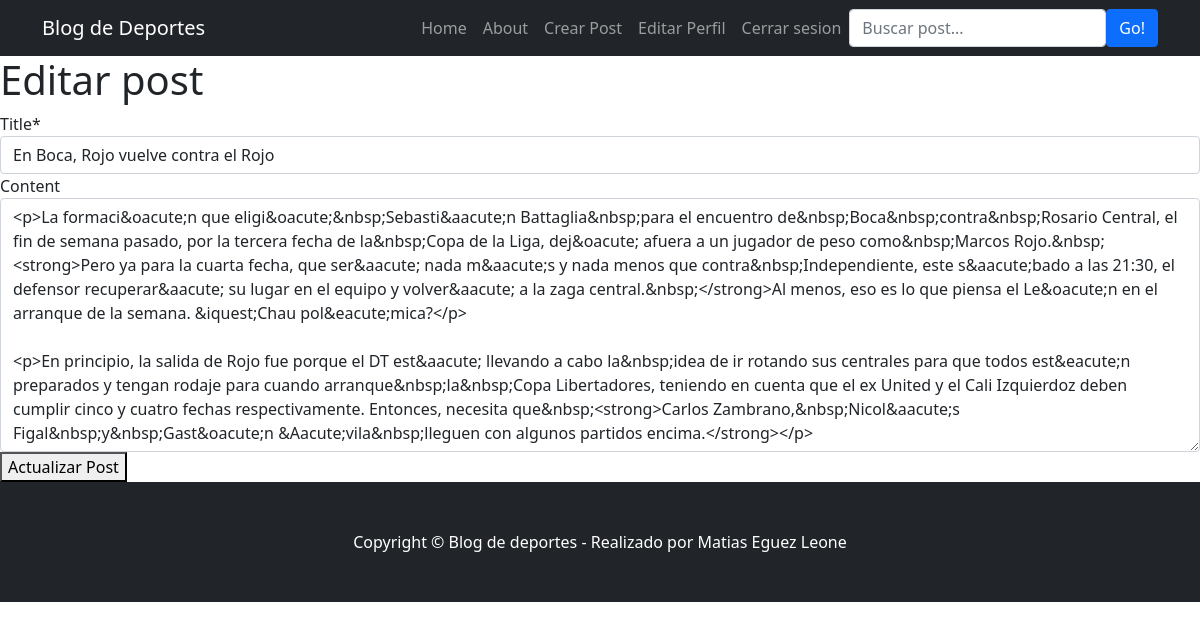
Screenshot of /blog/en-boca-rojo-vuelve-contra-el-rojo/editar (signed in) with the database file from the repository.
### blog/models.py (models this page shows, shortened)
class Post(models.Model):
    title = models.CharField(max_length=100)
    content = RichTextField(blank = True, null = True)
    slug = models.SlugField(max_length=200, null = True, unique=True)
    thumbnail = models.ImageField(null = True, blank=True, upload_to = "images/")
    created_date = models.DateTimeField(auto_now_add=True)
    updated_date = models.DateTimeField(auto_now=True)

### blog/views.py (the view)
# urls.py: path('<slug:slug>/editar', updatePost.as_view(), name = 'editarPost'),
class updatePost(UpdateView):
    model = Post
    template_name = 'editarPost.html'
    fields = ['title', 'content']

### blog/templates/blog/editarPost.html (shortened to what this page needs)
{% extends 'blog/base.html' %}
{% load static %}
{% load crispy_forms_tags %}
{% block navbar %}
<nav class="navbar navbar-expand-lg navbar-dark bg-dark">
    <div class="container">
        <a class="navbar-brand" href="#!">Blog de Deportes</a>
                <div class="collapse navbar-collapse" id="navbarSupportedContent">
                    <ul class="navbar-nav ms-auto mb-2 mb-lg-0">
                        <li class="nav-item"><a class="nav-link" href="{% url 'inicio' %}">Home</a></li>
                        <li class="nav-item"><a class="nav-link" href="{% url 'about' %}">About</a></li>
                        {% if user.is_authenticated %}
                        <li class="nav-item"><a class="nav-link" href="{% url 'creapost' %}">Crear Post</a></li>
                        <li class="nav-item"><a class="nav-link" href="{% url 'edit_profile' %}">Editar Perfil</a></li>
                        <li class="nav-item"><a class="nav-link" href="{% url 'logout' %}">Cerrar sesion</a></li>
                        {% else %}
                        <li class="nav-item"><a class="nav-link" href="{% url 'register' %}">Registrarse</a></li>
                        <li class="nav-item"><a class="nav-link" href="{% url 'login' %}">Iniciar sesion</a></li>
                        {% endif %}
                    </ul>
                    <form class="d-flex" method="POST" action="{% url 'resultadoBusqueda' %}">
                                    <input class="form-control" type="text" placeholder="Buscar post..." aria-label="Buscar post..." aria-describedby="button-search" name="searched" />
                                    <button class="btn btn-primary" id="button-search" type="submit">Go!</button>
                    </form>
                </div>
    </div>
</nav>
{% endblock navbar %}
{% block crearpost %}
{% if user.is_authenticated %}
    <h1>Editar post</h1>
    <div class = "form-group">
        <form action="" method='POST'>{% csrf_token %}
            <form method="post" enctype="multipart/form-data">
                    {{form|crispy}}
                    <button type="submit">Actualizar Post</button>
                </form>
    </div>
{% else %}
    <h3>Tenes que iniciar sesion para poder editar un post!</h3>
{% endif %}
{%endblock crearpost %}

### rows the page displays
Post: title "En Boca, Rojo vuelve contra el Rojo", content "<p>La formaci&oacute;n que eligi&oacute;&nbsp;Sebasti&aacute;n Battaglia&nbsp;para el encuentro de&nbsp;Boca&nbsp;contra&nbsp;Rosario Central, el fin de semana pasado, por la tercera fecha de la&nbsp;Copa de la Liga, dej&oacute; afuera a un jugador de peso como&nbsp;Marcos Rojo.&nbsp;<strong>Pero ya para la cuarta fecha, que ser&aacute; nada m&aacute;s y nada menos que contra&nbsp;Independiente, este s&aacute;bado a las 21:30, el defensor recuperar&aacute; su lugar en el equipo y volver&aacute; a la zaga central.&nbsp;</strong>Al menos, eso es lo que piensa el Le&oacute;n en el arranque de la semana. &iquest;Chau pol&eacute;mica?</p> <p>En principio, la salida de Rojo fue porque el DT…"
